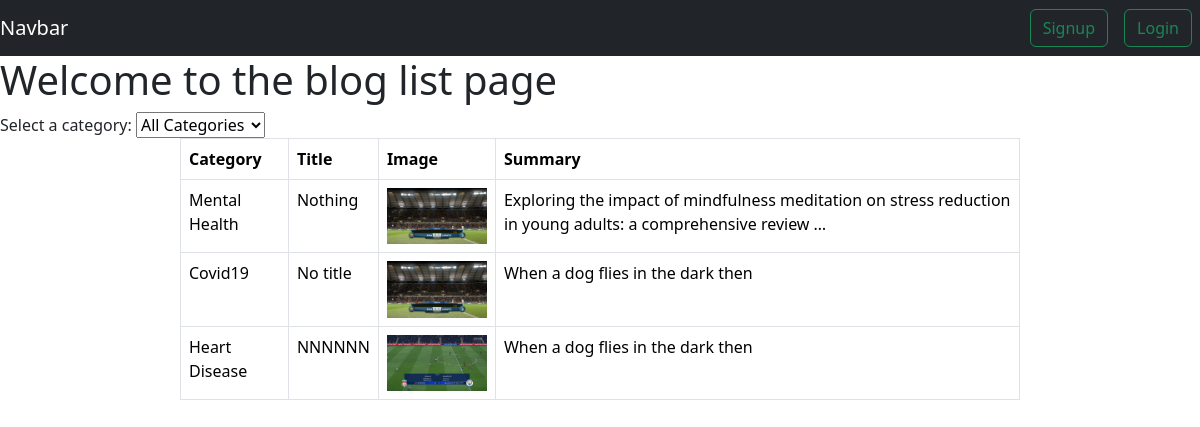
/blog_list/, run on an earlier commit of the app's database.
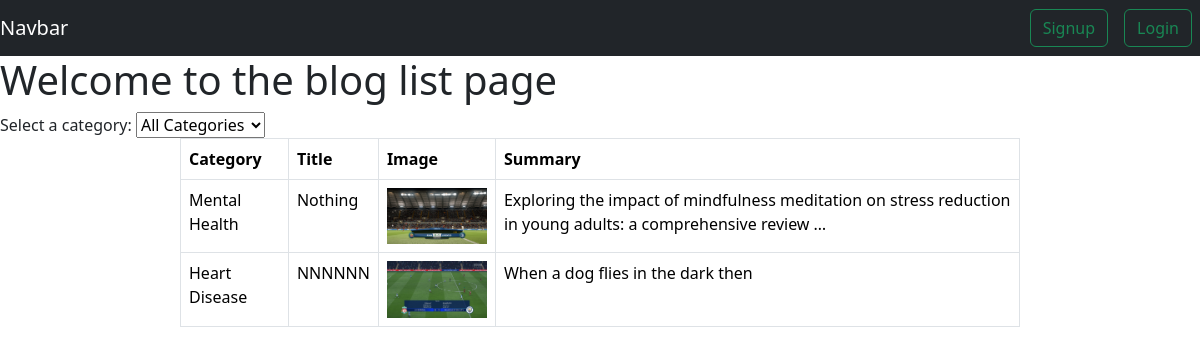
And on a later commit of the database.
### users/models.py (models this page shows)
class Blog(models.Model):
    CATEGORIES = (
        ('Mental Health', 'Mental Health'),
        ('Heart Disease', 'Heart Disease'),
        ('Covid19', 'Covid19'),
        ('Immunization', 'Immunization'),
    )
    userprofile=models.ForeignKey(UserProfile, on_delete=models.CASCADE, related_name='blogs')
    title=models.CharField(max_length=100)
    image=models.ImageField(upload_to='blog_images')
    category=models.CharField(choices=CATEGORIES, max_length=50)
    summary=models.TextField()
    content=models.TextField()
    save_as_draft=models.BooleanField()

### users/views.py (the view)
# urls.py: path('blog_list/',views.blog_list,name='blog_list'),
def blog_list(request):
    categories =[category[0] for category in Blog.CATEGORIES]
    selected_category = request.GET.get('category')
    if selected_category and selected_category != 'All Categories':
        blogs=Blog.objects.filter(category=selected_category, save_as_draft=False)
    else:
        blogs=Blog.objects.filter(save_as_draft=False)
    return render(request,'blog_list.html',{'blogs': blogs, 'categories': categories})

### users/templates/blog_list.html (shortened to what this page needs)
{% extends 'base.html' %}
{% block body %}
<h1>Welcome to the blog list page</h1>
<div>
  <label for="category">Select a category:</label>
  <select id="category">
    <option value="All Categories">All Categories</option>
  </select>
</div>
<div style="margin:auto;width:70%">
  <table class="table table-bordered">
    <thead>
      <tr>
        <th scope="col">Category</th>
        <th scope="col">Title</th>
        <th scope="col">Image</th>
        <th scope="col">Summary</th>
      </tr>
    </thead>
    <tbody id="blog-list">
      {% for blog in blogs %}
      <tr>
        <td>{{ blog.category}}</td>
        <td>{{ blog.title }}</td>
        <td><img src="{{ blog.image.url }}" alt="Blog Image" style="max-width: 100px; max-height: 100px;"></td>
        <td>{{ blog.summary|truncatewords:15 }}</td>
      </tr>
      {% endfor %}
    </tbody>
  </table>
</div>
{% endblock %}

What changed in the data, as far as the page shows it:
removed Blog: category "Covid19", title "No title", image (picture), summary "When a dog flies in the dark then"
